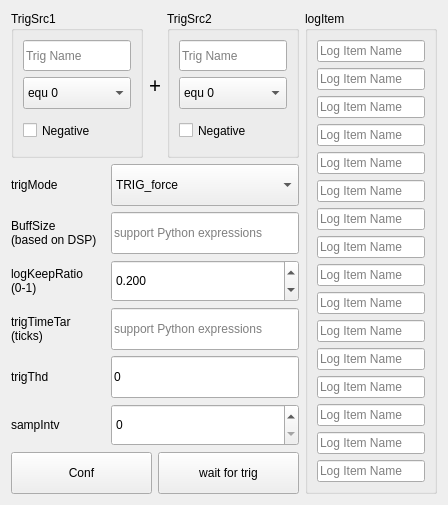
      <widget class="QWidget" name="tab_2">
       <attribute name="title">
        <string>trig</string>
       </attribute>
       <layout class="QHBoxLayout" name="horizontalLayout_18">
        <item>
         <layout class="QVBoxLayout" name="verticalLayout_13" stretch="7,2,2,2,2,2,2,2">
          <item>
           <layout class="QHBoxLayout" name="horizontalLayout_10">
            <item>
             <widget class="QGroupBox" name="groupBox_10">
              <property name="title">
               <string>TrigSrc1</string>
              </property>
              <layout class="QVBoxLayout" name="verticalLayout">
               <item>
                <widget class="QLineEdit" name="lineEdit_S">
                 <property name="sizePolicy">
                  <sizepolicy hsizetype="Expanding" vsizetype="Preferred">
                   <horstretch>0</horstretch>
                   <verstretch>0</verstretch>
                  </sizepolicy>
                 </property>
                 <property name="placeholderText">
                  <string>Trig Name</string>
                 </property>
                </widget>
               </item>
               <item>
                <widget class="QComboBox" name="comboBox">
                 <property name="sizePolicy">
                  <sizepolicy hsizetype="Preferred" vsizetype="Preferred">
                   <horstretch>0</horstretch>
                   <verstretch>0</verstretch>
                  </sizepolicy>
                 </property>
                 <property name="currentIndex">
                  <number>5</number>
                 </property>
                 <item>
                  <property name="text">
                   <string>int16</string>
                  </property>
                 </item>
                 <item>
                  <property name="text">
                   <string>uint16</string>
                  </property>
                 </item>
                 <item>
                  <property name="text">
                   <string>int32</string>
                  </property>
                 </item>
                 <item>
                  <property name="text">
                   <string>uint32</string>
                  </property>
                 </item>
                 <item>
                  <property name="text">
                   <string>float</string>
                  </property>
                 </item>
                 <item>
                  <property name="text">
                   <string>equ 0</string>
                  </property>
                 </item>
                </widget>
               </item>
               <item>
                <widget class="QCheckBox" name="checkBox">
                 <property name="sizePolicy">
                  <sizepolicy hsizetype="Minimum" vsizetype="Preferred">
                   <horstretch>0</horstretch>
                   <verstretch>0</verstretch>
                  </sizepolicy>
                 </property>
                 <property name="text">
                  <string>Negative</string>
                 </property>
                </widget>
               </item>
              </layout>
             </widget>
            </item>
            <item>
             <widget class="QLabel" name="label">
              <property name="font">
               <font>
                <family>Adobe Heiti Std</family>
                <pointsize>16</pointsize>
               </font>
              </property>
              <property name="text">
               <string>+</string>
              </property>
             </widget>
            </item>
            <item>
             <widget class="QGroupBox" name="groupBox_11">
              <property name="title">
               <string>TrigSrc2</string>
              </property>
              <layout class="QVBoxLayout" name="verticalLayout_11">
               <item>
                <widget class="QLineEdit" name="lineEdit_S_2">
                 <property name="sizePolicy">
                  <sizepolicy hsizetype="Expanding" vsizetype="Preferred">
                   <horstretch>0</horstretch>
                   <verstretch>0</verstretch>
                  </sizepolicy>
                 </property>
                 <property name="placeholderText">
                  <string>Trig Name</string>
                 </property>
                </widget>
               </item>
               <item>
                <widget class="QComboBox" name="comboBox_2">
                 <property name="sizePolicy">
                  <sizepolicy hsizetype="Preferred" vsizetype="Preferred">
                   <horstretch>0</horstretch>
                   <verstretch>0</verstretch>
                  </sizepolicy>
                 </property>
                 <property name="currentIndex">
                  <number>5</number>
                 </property>
                 <item>
                  <property name="text">
                   <string>int16</string>
                  </property>
                 </item>
                 <item>
                  <property name="text">
                   <string>uint16</string>
                  </property>
                 </item>
                 <item>
                  <property name="text">
                   <string>int32</string>
                  </property>
                 </item>
                 <item>
                  <property name="text">
                   <string>uint32</string>
                  </property>
                 </item>
                 <item>
                  <property name="text">
                   <string>float</string>
                  </property>
                 </item>
                 <item>
                  <property name="text">
                   <string>equ 0</string>
                  </property>
                 </item>
                </widget>
               </item>
               <item>
                <widget class="QCheckBox" name="checkBox_2">
                 <property name="sizePolicy">
                  <sizepolicy hsizetype="Minimum" vsizetype="Preferred">
                   <horstretch>0</horstretch>
                   <verstretch>0</verstretch>
                  </sizepolicy>
                 </property>
                 <property name="text">
                  <string>Negative</string>
                 </property>
                </widget>
               </item>
              </layout>
             </widget>
            </item>
           </layout>
          </item>
          <item>
           <layout class="QHBoxLayout" name="horizontalLayout_17" stretch="1,2">
            <item>
             <widget class="QLabel" name="label_7">
              <property name="text">
               <string>trigMode</string>
              </property>
             </widget>
            </item>
            <item>
             <widget class="QComboBox" name="comboBox_trigMode">
              <property name="sizePolicy">
               <sizepolicy hsizetype="Preferred" vsizetype="Preferred">
                <horstretch>0</horstretch>
                <verstretch>0</verstretch>
               </sizepolicy>
              </property>
              <item>
               <property name="text">
                <string>TRIG_force</string>
               </property>
              </item>
              <item>
               <property name="text">
                <string>TRIG_edge_up</string>
               </property>
              </item>
              <item>
               <property name="text">
                <string>TRIG_edge_down</string>
               </property>
              </item>
              <item>
               <property name="text">
                <string>TRIG_edge_both</string>
               </property>
              </item>
              <item>
               <property name="text">
                <string>TRIG_pulse_highLong</string>
               </property>
              </item>
              <item>
               <property name="text">
                <string>TRIG_pulse_highShort</string>
               </property>
              </item>
              <item>
               <property name="text">
                <string>TRIG_pulse_lowLong</string>
               </property>
              </item>
              <item>
               <property name="text">
                <string>TRIG_pulse_lowShort</string>
               </property>
              </item>
             </widget>
            </item>
           </layout>
          </item>
          <item>
           <layout class="QHBoxLayout" name="horizontalLayout_11" stretch="1,2">
            <item>
             <widget class="QLabel" name="label_2">
              <property name="text">
               <string>BuffSize
(based on DSP)</string>
              </property>
             </widget>
            </item>
            <item>
             <widget class="QLineEdit" name="lineEdit_buffSize">
              <property name="sizePolicy">
               <sizepolicy hsizetype="Expanding" vsizetype="Preferred">
                <horstretch>0</horstretch>
                <verstretch>0</verstretch>
               </sizepolicy>
              </property>
              <property name="text">
               <string/>
              </property>
              <property name="placeholderText">
               <string>support Python expressions</string>
              </property>
             </widget>
            </item>
           </layout>
          </item>
          <item>
           <layout class="QHBoxLayout" name="horizontalLayout_12" stretch="1,2">
            <item>
             <widget class="QLabel" name="label_3">
              <property name="text">
               <string>logKeepRatio
(0-1)</string>
              </property>
             </widget>
            </item>
            <item>
             <widget class="QDoubleSpinBox" name="doubleSpinBox">
              <property name="sizePolicy">
               <sizepolicy hsizetype="Minimum" vsizetype="Preferred">
                <horstretch>0</horstretch>
                <verstretch>0</verstretch>
               </sizepolicy>
              </property>
              <property name="decimals">
               <number>3</number>
              </property>
              <property name="maximum">
               <double>1.000000000000000</double>
              </property>
              <property name="singleStep">
               <double>0.100000000000000</double>
              </property>
              <property name="value">
               <double>0.200000000000000</double>
              </property>
             </widget>
            </item>
           </layout>
          </item>
          <item>
           <layout class="QHBoxLayout" name="horizontalLayout_13" stretch="1,2">
            <item>
             <widget class="QLabel" name="label_4">
              <property name="text">
               <string>trigTimeTar
(ticks)</string>
              </property>
             </widget>
            </item>
            <item>
             <widget class="QLineEdit" name="lineEdit_trigtime">
              <property name="sizePolicy">
               <sizepolicy hsizetype="Expanding" vsizetype="Preferred">
                <horstretch>0</horstretch>
                <verstretch>0</verstretch>
               </sizepolicy>
              </property>
              <property name="text">
               <string/>
              </property>
              <property name="placeholderText">
               <string>support Python expressions</string>
              </property>
             </widget>
            </item>
           </layout>
          </item>
          <item>
           <layout class="QHBoxLayout" name="horizontalLayout_14" stretch="1,2">
            <item>
             <widget class="QLabel" name="label_5">
              <property name="text">
               <string>trigThd</string>
              </property>
             </widget>
            </item>
            <item>
             <widget class="QLineEdit" name="lineEdit_trigThd">
              <property name="sizePolicy">
               <sizepolicy hsizetype="Expanding" vsizetype="Preferred">
                <horstretch>0</horstretch>
                <verstretch>0</verstretch>
               </sizepolicy>
              </property>
              <property name="text">
               <string>0</string>
              </property>
              <property name="placeholderText">
               <string>支持python表达式</string>
              </property>
             </widget>
            </item>
           </layout>
          </item>
          <item>
           <layout class="QHBoxLayout" name="horizontalLayout_15" stretch="1,2">
            <item>
             <widget class="QLabel" name="label_6">
              <property name="text">
               <string>sampIntv</string>
              </property>
             </widget>
            </item>
            <item>
             <widget class="QSpinBox" name="spinBox">
              <property name="sizePolicy">
               <sizepolicy hsizetype="Minimum" vsizetype="Preferred">
                <horstretch>0</horstretch>
                <verstretch>0</verstretch>
               </sizepolicy>
              </property>
              <property name="maximum">
               <number>9999</number>
              </property>
             </widget>
            </item>
           </layout>
          </item>
          <item>
           <layout class="QHBoxLayout" name="horizontalLayout_16">
            <item>
             <widget class="QPushButton" name="pushButton_trigCfg">
              <property name="sizePolicy">
               <sizepolicy hsizetype="Minimum" vsizetype="Preferred">
                <horstretch>0</horstretch>
                <verstretch>0</verstretch>
               </sizepolicy>
              </property>
              <property name="text">
               <string>Conf</string>
              </property>
             </widget>
            </item>
            <item>
             <widget class="QPushButton" name="pushButton_np">
              <property name="sizePolicy">
               <sizepolicy hsizetype="Minimum" vsizetype="Preferred">
                <horstretch>0</horstretch>
                <verstretch>0</verstretch>
               </sizepolicy>
              </property>
              <property name="text">
               <string>wait for trig</string>
              </property>
             </widget>
            </item>
           </layout>
          </item>
         </layout>
        </item>
        <item>
         <widget class="QGroupBox" name="groupBox_12">
          <property name="title">
           <string>logItem</string>
          </property>
          <layout class="QVBoxLayout" name="verticalLayout_12">
           <item>
            <widget class="QLineEdit" name="lineEdit_L">
             <property name="sizePolicy">
              <sizepolicy hsizetype="Expanding" vsizetype="Preferred">
               <horstretch>0</horstretch>
               <verstretch>0</verstretch>
              </sizepolicy>
             </property>
             <property name="placeholderText">
              <string>Log Item Name</string>
             </property>
            </widget>
           </item>
           <item>
            <widget class="QLineEdit" name="lineEdit_L_2">
             <property name="sizePolicy">
              <sizepolicy hsizetype="Expanding" vsizetype="Preferred">
               <horstretch>0</horstretch>
               <verstretch>0</verstretch>
              </sizepolicy>
             </property>
             <property name="placeholderText">
              <string>Log Item Name</string>
             </property>
            </widget>
           </item>
           <item>
            <widget class="QLineEdit" name="lineEdit_L_3">
             <property name="sizePolicy">
              <sizepolicy hsizetype="Expanding" vsizetype="Preferred">
               <horstretch>0</horstretch>
               <verstretch>0</verstretch>
              </sizepolicy>
             </property>
             <property name="placeholderText">
              <string>Log Item Name</string>
             </property>
            </widget>
           </item>
           <item>
            <widget class="QLineEdit" name="lineEdit_L_4">
             <property name="sizePolicy">
              <sizepolicy hsizetype="Expanding" vsizetype="Preferred">
               <horstretch>0</horstretch>
               <verstretch>0</verstretch>
              </sizepolicy>
             </property>
             <property name="placeholderText">
              <string>Log Item Name</string>
             </property>
            </widget>
           </item>
           <item>
            <widget class="QLineEdit" name="lineEdit_L_5">
             <property name="sizePolicy">
              <sizepolicy hsizetype="Expanding" vsizetype="Preferred">
               <horstretch>0</horstretch>
               <verstretch>0</verstretch>
              </sizepolicy>
             </property>
             <property name="placeholderText">
              <string>Log Item Name</string>
             </property>
            </widget>
           </item>
           <item>
            <widget class="QLineEdit" name="lineEdit_L_6">
             <property name="sizePolicy">
              <sizepolicy hsizetype="Expanding" vsizetype="Preferred">
               <horstretch>0</horstretch>
               <verstretch>0</verstretch>
              </sizepolicy>
             </property>
             <property name="placeholderText">
              <string>Log Item Name</string>
             </property>
            </widget>
           </item>
           <item>
            <widget class="QLineEdit" name="lineEdit_L_7">
             <property name="sizePolicy">
              <sizepolicy hsizetype="Expanding" vsizetype="Preferred">
               <horstretch>0</horstretch>
               <verstretch>0</verstretch>
              </sizepolicy>
             </property>
             <property name="placeholderText">
              <string>Log Item Name</string>
             </property>
            </widget>
           </item>
           <item>
            <widget class="QLineEdit" name="lineEdit_L_8">
             <property name="sizePolicy">
              <sizepolicy hsizetype="Expanding" vsizetype="Preferred">
               <horstretch>0</horstretch>
               <verstretch>0</verstretch>
              </sizepolicy>
             </property>
             <property name="placeholderText">
              <string>Log Item Name</string>
             </property>
            </widget>
           </item>
           <item>
            <widget class="QLineEdit" name="lineEdit_L_9">
             <property name="sizePolicy">
              <sizepolicy hsizetype="Expanding" vsizetype="Preferred">
               <horstretch>0</horstretch>
               <verstretch>0</verstretch>
              </sizepolicy>
             </property>
             <property name="placeholderText">
              <string>Log Item Name</string>
             </property>
            </widget>
           </item>
           <item>
            <widget class="QLineEdit" name="lineEdit_L_10">
             <property name="sizePolicy">
              <sizepolicy hsizetype="Expanding" vsizetype="Preferred">
               <horstretch>0</horstretch>
               <verstretch>0</verstretch>
              </sizepolicy>
             </property>
             <property name="placeholderText">
              <string>Log Item Name</string>
             </property>
            </widget>
           </item>
           <item>
            <widget class="QLineEdit" name="lineEdit_L_11">
             <property name="sizePolicy">
              <sizepolicy hsizetype="Expanding" vsizetype="Preferred">
               <horstretch>0</horstretch>
               <verstretch>0</verstretch>
              </sizepolicy>
             </property>
             <property name="placeholderText">
              <string>Log Item Name</string>
             </property>
            </widget>
           </item>
           <item>
            <widget class="QLineEdit" name="lineEdit_L_12">
             <property name="sizePolicy">
              <sizepolicy hsizetype="Expanding" vsizetype="Preferred">
               <horstretch>0</horstretch>
               <verstretch>0</verstretch>
              </sizepolicy>
             </property>
             <property name="placeholderText">
              <string>Log Item Name</string>
             </property>
            </widget>
           </item>
           <item>
            <widget class="QLineEdit" name="lineEdit_L_13">
             <property name="sizePolicy">
              <sizepolicy hsizetype="Expanding" vsizetype="Preferred">
               <horstretch>0</horstretch>
               <verstretch>0</verstretch>
              </sizepolicy>
             </property>
             <property name="placeholderText">
              <string>Log Item Name</string>
             </property>
            </widget>
           </item>
           <item>
            <widget class="QLineEdit" name="lineEdit_L_14">
             <property name="sizePolicy">
              <sizepolicy hsizetype="Expanding" vsizetype="Preferred">
               <horstretch>0</horstretch>
               <verstretch>0</verstretch>
              </sizepolicy>
             </property>
             <property name="placeholderText">
              <string>Log Item Name</string>
             </property>
            </widget>
           </item>
           <item>
            <widget class="QLineEdit" name="lineEdit_L_15">
             <property name="sizePolicy">
              <sizepolicy hsizetype="Expanding" vsizetype="Preferred">
               <horstretch>0</horstretch>
               <verstretch>0</verstretch>
              </sizepolicy>
             </property>
             <property name="placeholderText">
              <string>Log Item Name</string>
             </property>
            </widget>
           </item>
           <item>
            <widget class="QLineEdit" name="lineEdit_L_16">
             <property name="sizePolicy">
              <sizepolicy hsizetype="Expanding" vsizetype="Preferred">
               <horstretch>0</horstretch>
               <verstretch>0</verstretch>
              </sizepolicy>
             </property>
             <property name="placeholderText">
              <string>Log Item Name</string>
             </property>
            </widget>
           </item>
          </layout>
         </widget>
        </item>
       </layout>
      </widget>
